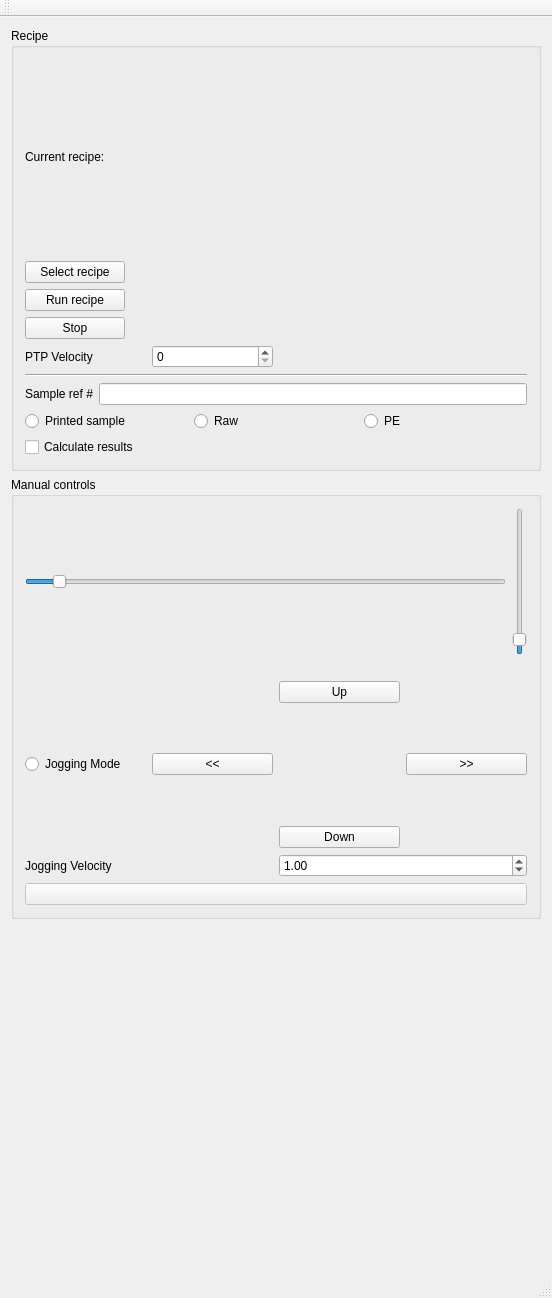
<?xml version="1.0" encoding="UTF-8"?>
<ui version="4.0">
 <class>MainWindow</class>
 <widget class="QMainWindow" name="MainWindow">
  <property name="geometry">
   <rect>
    <x>0</x>
    <y>0</y>
    <width>552</width>
    <height>1298</height>
   </rect>
  </property>
  <property name="windowTitle">
   <string>CastPro tool</string>
  </property>
  <widget class="QWidget" name="centralWidget">
   <layout class="QVBoxLayout" name="verticalLayout_3">
    <item>
     <widget class="QGroupBox" name="groupBox_2">
      <property name="title">
       <string>Recipe</string>
      </property>
      <layout class="QGridLayout" name="gridLayout">
       <item row="0" column="0">
        <layout class="QVBoxLayout" name="verticalLayout_6">
         <item>
          <layout class="QHBoxLayout" name="horizontalLayout_3">
           <item>
            <layout class="QVBoxLayout" name="verticalLayout_4">
             <item>
              <widget class="QLabel" name="label">
               <property name="text">
                <string>Current recipe:</string>
               </property>
              </widget>
             </item>
             <item>
              <widget class="QPushButton" name="btnSelect">
               <property name="maximumSize">
                <size>
                 <width>100</width>
                 <height>16777215</height>
                </size>
               </property>
               <property name="text">
                <string>Select recipe</string>
               </property>
              </widget>
             </item>
             <item>
              <widget class="QPushButton" name="btnRecipe">
               <property name="maximumSize">
                <size>
                 <width>100</width>
                 <height>16777215</height>
                </size>
               </property>
               <property name="text">
                <string>Run recipe</string>
               </property>
              </widget>
             </item>
             <item>
              <widget class="QPushButton" name="btnStop">
               <property name="maximumSize">
                <size>
                 <width>100</width>
                 <height>16777215</height>
                </size>
               </property>
               <property name="text">
                <string>Stop</string>
               </property>
              </widget>
             </item>
             <item>
              <layout class="QHBoxLayout" name="horizontalLayout_6">
               <item>
                <widget class="QLabel" name="label_4">
                 <property name="text">
                  <string>PTP Velocity</string>
                 </property>
                </widget>
               </item>
               <item>
                <widget class="QSpinBox" name="ptpVelocity"/>
               </item>
              </layout>
             </item>
            </layout>
           </item>
           <item>
            <layout class="QVBoxLayout" name="verticalLayout_5">
             <item>
              <widget class="QLabel" name="lblRecipe">
               <property name="minimumSize">
                <size>
                 <width>100</width>
                 <height>0</height>
                </size>
               </property>
               <property name="text">
                <string/>
               </property>
              </widget>
             </item>
             <item>
              <spacer name="verticalSpacer_2">
               <property name="orientation">
                <enum>Qt::Vertical</enum>
               </property>
               <property name="sizeHint" stdset="0">
                <size>
                 <width>20</width>
                 <height>40</height>
                </size>
               </property>
              </spacer>
             </item>
            </layout>
           </item>
          </layout>
         </item>
         <item>
          <widget class="Line" name="line">
           <property name="orientation">
            <enum>Qt::Horizontal</enum>
           </property>
          </widget>
         </item>
         <item>
          <layout class="QHBoxLayout" name="horizontalLayout_2">
           <item>
            <widget class="QLabel" name="label_2">
             <property name="text">
              <string>Sample ref #</string>
             </property>
            </widget>
           </item>
           <item>
            <widget class="QLineEdit" name="leTag"/>
           </item>
          </layout>
         </item>
        </layout>
       </item>
       <item row="1" column="0">
        <layout class="QHBoxLayout" name="horizontalLayout_4">
         <item>
          <widget class="QRadioButton" name="rbPrinted">
           <property name="text">
            <string>Printed sample</string>
           </property>
          </widget>
         </item>
         <item>
          <widget class="QRadioButton" name="rbRaw">
           <property name="text">
            <string>Raw</string>
           </property>
          </widget>
         </item>
         <item>
          <widget class="QRadioButton" name="rbPe">
           <property name="text">
            <string>PE</string>
           </property>
          </widget>
         </item>
        </layout>
       </item>
       <item row="2" column="0">
        <widget class="QCheckBox" name="cbCalc">
         <property name="text">
          <string>Calculate results</string>
         </property>
        </widget>
       </item>
      </layout>
      <zorder></zorder>
      <zorder></zorder>
      <zorder>cbCalc</zorder>
     </widget>
    </item>
    <item>
     <widget class="QGroupBox" name="groupBox">
      <property name="title">
       <string>Manual controls</string>
      </property>
      <layout class="QGridLayout" name="gridLayout_3">
       <item row="2" column="0">
        <layout class="QHBoxLayout" name="horizontalLayout">
         <item>
          <layout class="QVBoxLayout" name="verticalLayout_7">
           <item>
            <widget class="QRadioButton" name="radioButton">
             <property name="text">
              <string>Jogging Mode</string>
             </property>
            </widget>
           </item>
          </layout>
         </item>
         <item>
          <widget class="QPushButton" name="btnLeft">
           <property name="text">
            <string>&lt;&lt;</string>
           </property>
          </widget>
         </item>
         <item>
          <layout class="QVBoxLayout" name="verticalLayout">
           <item>
            <widget class="QPushButton" name="btnUp">
             <property name="text">
              <string>Up</string>
             </property>
            </widget>
           </item>
           <item>
            <spacer name="verticalSpacer">
             <property name="orientation">
              <enum>Qt::Vertical</enum>
             </property>
             <property name="sizeHint" stdset="0">
              <size>
               <width>20</width>
               <height>60</height>
              </size>
             </property>
            </spacer>
           </item>
           <item>
            <widget class="QPushButton" name="btnDown">
             <property name="text">
              <string>Down</string>
             </property>
            </widget>
           </item>
          </layout>
         </item>
         <item>
          <widget class="QPushButton" name="btnRight">
           <property name="text">
            <string>&gt;&gt;</string>
           </property>
          </widget>
         </item>
        </layout>
       </item>
       <item row="1" column="0">
        <layout class="QGridLayout" name="gridLayout_2">
         <item row="0" column="0">
          <widget class="QSlider" name="horizontalSlider">
           <property name="maximum">
            <number>3500</number>
           </property>
           <property name="sliderPosition">
            <number>200</number>
           </property>
           <property name="tracking">
            <bool>false</bool>
           </property>
           <property name="orientation">
            <enum>Qt::Horizontal</enum>
           </property>
          </widget>
         </item>
         <item row="0" column="1">
          <widget class="QSlider" name="verticalSlider">
           <property name="maximum">
            <number>3500</number>
           </property>
           <property name="singleStep">
            <number>1</number>
           </property>
           <property name="sliderPosition">
            <number>200</number>
           </property>
           <property name="tracking">
            <bool>false</bool>
           </property>
           <property name="orientation">
            <enum>Qt::Vertical</enum>
           </property>
          </widget>
         </item>
         <item row="1" column="0">
          <widget class="QLabel" name="lblSliderX">
           <property name="text">
            <string/>
           </property>
          </widget>
         </item>
         <item row="1" column="1">
          <widget class="QLabel" name="lblSliderY">
           <property name="text">
            <string/>
           </property>
          </widget>
         </item>
        </layout>
       </item>
       <item row="3" column="0">
        <layout class="QHBoxLayout" name="horizontalLayout_5">
         <item>
          <widget class="QLabel" name="label_3">
           <property name="text">
            <string>Jogging Velocity</string>
           </property>
          </widget>
         </item>
         <item>
          <widget class="QDoubleSpinBox" name="dsbStepSize">
           <property name="singleStep">
            <double>0.100000000000000</double>
           </property>
           <property name="value">
            <double>1.000000000000000</double>
           </property>
          </widget>
         </item>
        </layout>
       </item>
       <item row="4" column="0">
        <widget class="QPushButton" name="pbMoving">
         <property name="enabled">
          <bool>false</bool>
         </property>
         <property name="text">
          <string/>
         </property>
        </widget>
       </item>
      </layout>
      <zorder></zorder>
      <zorder></zorder>
      <zorder></zorder>
      <zorder>pbMoving</zorder>
     </widget>
    </item>
    <item>
     <widget class="CoordinateGrid" name="coordinates" native="true">
      <property name="minimumSize">
       <size>
        <width>300</width>
        <height>300</height>
       </size>
      </property>
      <property name="maximumSize">
       <size>
        <width>300</width>
        <height>300</height>
       </size>
      </property>
     </widget>
    </item>
    <item>
     <layout class="QVBoxLayout" name="verticalLayout_2">
      <item>
       <widget class="QLabel" name="lblCoords">
        <property name="text">
         <string/>
        </property>
       </widget>
      </item>
      <item>
       <widget class="QLabel" name="lblMsg">
        <property name="text">
         <string/>
        </property>
       </widget>
      </item>
     </layout>
    </item>
   </layout>
  </widget>
  <widget class="QMenuBar" name="menuBar">
   <property name="geometry">
    <rect>
     <x>0</x>
     <y>0</y>
     <width>552</width>
     <height>21</height>
    </rect>
   </property>
  </widget>
  <widget class="QToolBar" name="mainToolBar">
   <attribute name="toolBarArea">
    <enum>TopToolBarArea</enum>
   </attribute>
   <attribute name="toolBarBreak">
    <bool>false</bool>
   </attribute>
  </widget>
  <widget class="QStatusBar" name="statusBar"/>
 </widget>
 <layoutdefault spacing="6" margin="11"/>
 <customwidgets>
  <customwidget>
   <class>CoordinateGrid</class>
   <extends>QWidget</extends>
   <header>coordinategrid.h</header>
   <container>1</container>
  </customwidget>
 </customwidgets>
 <resources/>
 <connections/>
</ui>
